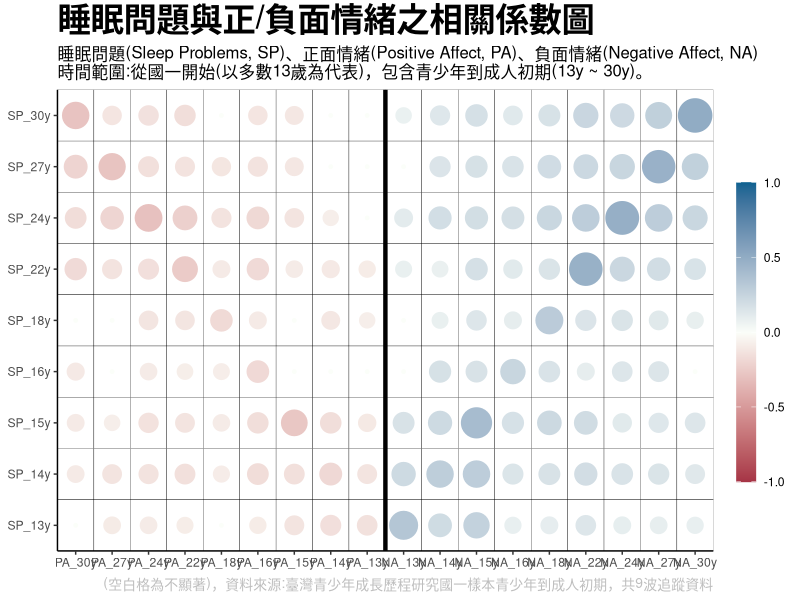

Write the R code that produced this figure.
library(readxl)
library(tidyverse)
library(lavaan)
library(magrittr)
library(corrplot)


# 讀資料 ----
## 先預處理
corr1 <- read_excel("corr/corr.xlsx", 
                   sheet = "xyz3")

cor_nm <- colnames(corr1)[-1]

## 標籤
xlevel <- c("PA_30y", "PA_27y", "PA_24y", "PA_22y", "PA_18y", "PA_16y",
            "PA_15y", "PA_14y", "PA_13y",
            "NA_13y", "NA_14y", "NA_15y", "NA_16y", "NA_18y", "NA_22y", 
            "NA_24y", "NA_27y", "NA_30y") 
ylevel <- c("SP_13y", "SP_14y", "SP_15y", "SP_16y", 
            "SP_18y", "SP_22y", "SP_24y", "SP_27y", 
            "SP_30y")

# 整理資料 ----
corr1.1 <- corr1 %>% 
  rename("yvar" = "...1") |>
  pivot_longer(cols = cor_nm , names_to = "xvar") |>
  mutate(across(c(xvar, yvar), as.factor)) |>
  transform( 
    xvar = factor(xvar,levels = xlevel),
    yvar = factor(yvar,levels = ylevel)
  )

# 畫圖 ----

p <- 
corr1.1 %>%
  ggplot(aes(xvar, yvar, col = value)) + ## to get the rect filled
  geom_tile(col="black", fill="white") +
  geom_point(aes(size = abs(value), fill = value), 
             shape = "circle", stroke = 0.5) +
  labs(x = NULL, y = NULL, 
       col = "",
       title ="睡眠問題與正/負面情緒之相關係數圖", 
       subtitle = "睡眠問題(Sleep Problems, SP)、正面情緒(Positive Affect, PA)、負面情緒(Negative Affect, NA)\n時間範圍:從國一開始(以多數13歲為代表)，包含青少年到成人初期(13y ~ 30y)。", 
       caption = "(空白格為不顯著)，資料來源:臺灣青少年成長歷程研究國一樣本青少年到成人初期，共9波追蹤資料") +
  theme_classic()+
  scale_color_gradient2(mid = "#FBFEF9",low = "#A63446",high = "#0C6291", 
                        limits = c(-1,1))  +
  scale_x_discrete(expand = c(0,0)) +
  scale_y_discrete(expand = c(0,0)) +
  scale_size(range = c(1,11), guide = NULL) +
  guides(fill = FALSE) + 
  guides(colour = guide_colourbar(barwidth = 1, 
                                  barheight = 15)) +   # 調整圖例的長度和寬度
  geom_vline(xintercept = 9.5, linetype = "solid",
             size = 1.5, color = "black") + 
  theme(plot.title = element_text(size = 24, face = "bold"),
        plot.subtitle = element_text(size = 12),
        plot.caption = element_text(size = 10, color = "gray"))

p
